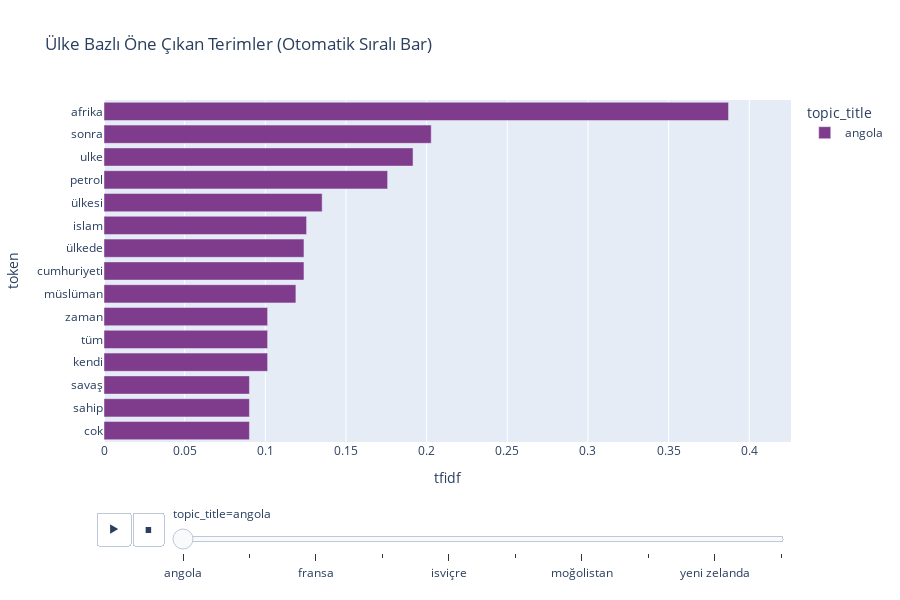

The cell this chart's notebook holds for it:
### Code cell
import plotly.express as px

# İlk 10 ülkeyi alalım
top10 = (top_per_topic
         .groupby('topic_title')['tfidf']
         .sum()
         .nlargest(10)
         .index)

# Her ülke için top terimlerini hazırlayalım
race_df = (top_per_topic
           .query("topic_title in @top10")
           .sort_values(['topic_title', 'tfidf'], ascending=[True, False])
           .groupby('topic_title')
           .head(15)  # Her ülkeden top 15 terim
           .reset_index(drop=True))

# Max TF-IDF değerini bulalım (x ekseni için)
max_tfidf = race_df['tfidf'].max()

fig = px.bar(race_df,
             x='tfidf', 
             y='token', 
             color='topic_title',
             animation_frame='topic_title',
             orientation='h',
             height=600,
             title='Ülke Bazlı Öne Çıkan Terimler (Otomatik Sıralı Bar)',
             color_discrete_sequence=px.colors.qualitative.Bold,
             range_x=[0, max_tfidf * 1.1])  # %10 margin

# Her frame'de y eksenini sıralı tutmak için
fig.update_yaxes(categoryorder='total ascending')

fig.show()

### Figure 1 — Plotly figure (JSON) as saved in the notebook; plotly's stock layout.template omitted (floating-point values rounded to 4 significant figures)
{"data": [{"hovertemplate": "topic_title=angola<br>tfidf=%{x}<br>token=%{y}<extra></extra>", "legendgroup": "angola", "marker": {"color": "rgb(127, 60, 141)", "pattern": {"shape": ""}}, "name": "angola", "orientation": "h", "showlegend": true, "textposition": "auto", "type": "bar", "x": [0.3871, 0.2028, 0.1916, 0.1758, 0.1352, 0.1256, 0.124, 0.124, 0.119, 0.1014, 0.1014, 0.1014, 0.09015, 0.09015, 0.09015], "xaxis": "x", "y": ["afrika", "sonra", "ulke", "petrol", "ülkesi", "islam", "cumhuriyeti", "ülkede", "müslüman", "kendi", "tüm", "zaman", "cok", "sahip", "savaş"], "yaxis": "y"}], "layout": {"barmode": "relative", "height": 600, "legend": {"title": {"text": "topic_title"}, "tracegroupgap": 0}, "sliders": [{"active": 0, "currentvalue": {"prefix": "topic_title="}, "len": 0.9, "pad": {"b": 10, "t": 60}, "steps": [{"args": [["angola"], {"frame": {"duration": 0, "redraw": true}, "fromcurrent": true, "mode": "immediate", "transition": {"duration": 0, "easing": "linear"}}], "label": "angola", "method": "animate"}, {"args": [["el salvador"], {"frame": {"duration": 0, "redraw": true}, "fromcurrent": true, "mode": "immediate", "transition": {"duration": 0, "easing": "linear"}}], "label": "el salvador", "method": "animate"}, {"args": [["fransa"], {"frame": {"duration": 0, "redraw": true}, "fromcurrent": true, "mode": "immediate", "transition": {"duration": 0, "easing": "linear"}}], "label": "fransa", "method": "animate"}, {"args": [["hindistan"], {"frame": {"duration": 0, "redraw": true}, "fromcurrent": true, "mode": "immediate", "transition": {"duration": 0, "easing": "linear"}}], "label": "hindistan", "method": "animate"}, {"args": [["isviçre"], {"frame": {"duration": 0, "redraw": true}, "fromcurrent": true, "mode": "immediate", "transition": {"duration": 0, "easing": "linear"}}], "label": "isviçre", "method": "animate"}, {"args": [["lihtenştayn"], {"frame": {"duration": 0, "redraw": true}, "fromcurrent": true, "mode": "immediate", "transition": {"duration": 0, "easing": "linear"}}], "label": "lihtenştayn", "method": "animate"}, {"args": [["moğolistan"], {"frame": {"duration": 0, "redraw": true}, "fromcurrent": true, "mode": "immediate", "transition": {"duration": 0, "easing": "linear"}}], "label": "moğolistan", "method": "animate"}, {"args": [["sırbistan"], {"frame": {"duration": 0, "redraw": true}, "fromcurrent": true, "mode": "immediate", "transition": {"duration": 0, "easing": "linear"}}], "label": "sırbistan", "method": "animate"}, {"args": [["yeni zelanda"], {"frame": {"duration": 0, "redraw": true}, "fromcurrent": true, "mode": "immediate", "transition": {"duration": 0, "easing": "linear"}}], "label": "yeni zelanda", "method": "animate"}, {"args": [["şili"], {"frame": {"duration": 0, "redraw": true}, "fromcurrent": true, "mode": "immediate", "transition": {"duration": 0, "easing": "linear"}}], "label": "şili", "method": "animate"}], "x": 0.1, "xanchor": "left", "y": 0, "yanchor": "top"}], "title": {"text": "Ülke Bazlı Öne Çıkan Terimler (Otomatik Sıralı Bar)"}, "updatemenus": [{"buttons": [{"args": [null, {"frame": {"duration": 500, "redraw": true}, "fromcurrent": true, "mode": "immediate", "transition": {"duration": 500, "easing": "linear"}}], "label": "&#9654;", "method": "animate"}, {"args": [[null], {"frame": {"duration": 0, "redraw": true}, "fromcurrent": true, "mode": "immediate", "transition": {"duration": 0, "easing": "linear"}}], "label": "&#9724;", "method": "animate"}], "direction": "left", "pad": {"r": 10, "t": 70}, "showactive": false, "type": "buttons", "x": 0.1, "xanchor": "right", "y": 0, "yanchor": "top"}], "xaxis": {"anchor": "y", "domain": [0, 1], "range": [0, 0.4259], "title": {"text": "tfidf"}}, "yaxis": {"anchor": "x", "categoryorder": "total ascending", "domain": [0, 1], "title": {"text": "token"}}}}
